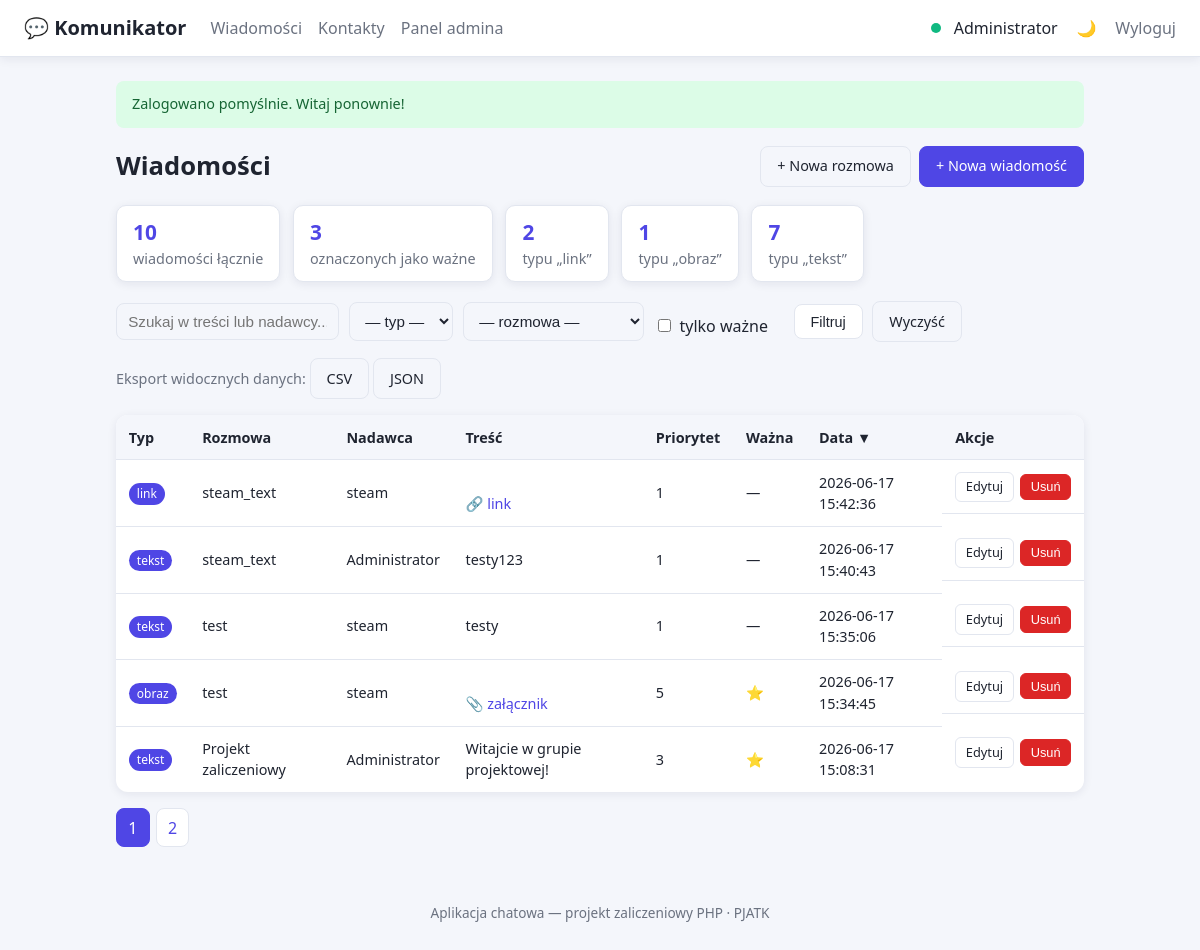
The page /index.php?page=messages (signed in) on the database as committed earlier.
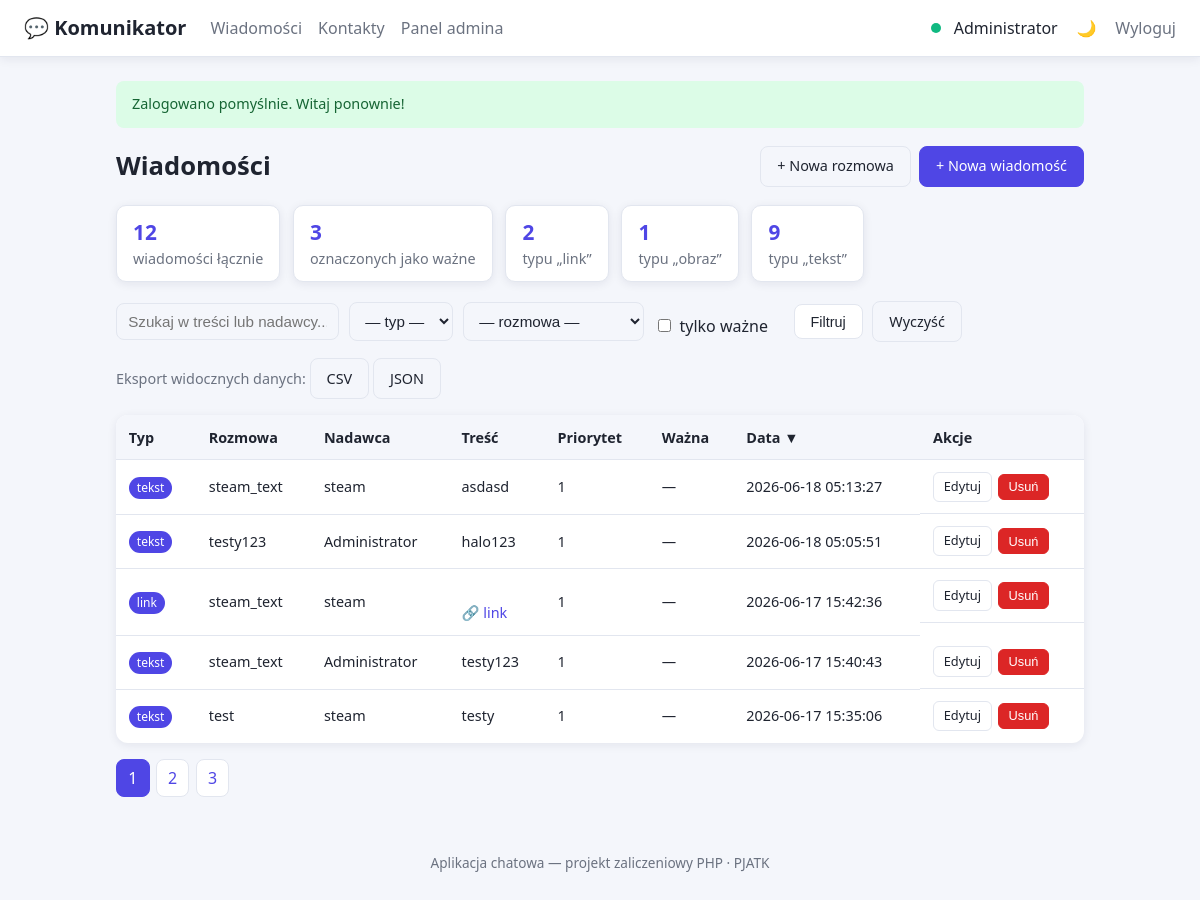
The same page on the database as committed later.
### tables this page shows
CREATE TABLE messages (
    id              INTEGER PRIMARY KEY AUTOINCREMENT,
    conversation_id INTEGER NOT NULL,
    user_id         INTEGER NOT NULL,                        -- nadawca
    type            TEXT    NOT NULL DEFAULT 'tekst',        -- tekst/obraz/film/plik/link
    body            TEXT,                                    -- treść wiadomości
    link_url        TEXT,                                    -- adres URL (dla typu 'link')
    file_path       TEXT,                                    -- ścieżka do wgranego pliku
    priority        INTEGER NOT NULL DEFAULT 1,              -- priorytet 1-5
    is_important    INTEGER NOT NULL DEFAULT 0,              -- oznaczenie "ważne"
    created_at      TEXT    NOT NULL DEFAULT (datetime('now')),
    FOREIGN KEY (conversation_id) REFERENCES conversations(id) ON DELETE CASCADE,
    FOREIGN KEY (user_id)         REFERENCES users(id)         ON DELETE CASCADE
);

CREATE TABLE conversations (
    id         INTEGER PRIMARY KEY AUTOINCREMENT,
    name       TEXT    NOT NULL,
    is_group   INTEGER NOT NULL DEFAULT 0,                   -- 0 = rozmowa 1:1, 1 = grupa
    created_at TEXT    NOT NULL DEFAULT (datetime('now'))
);

CREATE TABLE users (
    id                 INTEGER PRIMARY KEY AUTOINCREMENT,
    email              TEXT    NOT NULL UNIQUE,
    password_hash      TEXT    NOT NULL,
    display_name       TEXT    NOT NULL,
    role               TEXT    NOT NULL DEFAULT 'user',      -- 'admin' lub 'user'
    is_verified        INTEGER NOT NULL DEFAULT 0,           -- 0 = niezweryfikowany, 1 = e-mail potwierdzony
    verification_token TEXT,                                 -- token z linka aktywacyjnego
    auth_provider      TEXT    NOT NULL DEFAULT 'local',     -- 'local' / 'google' / 'facebook'
    theme              TEXT    NOT NULL DEFAULT 'light',     -- preferencja: 'light' / 'dark'
    is_online          INTEGER NOT NULL DEFAULT 0,           -- status online
    created_at         TEXT    NOT NULL DEFAULT (datetime('now'))
);

### config.php (called while the page is built, shortened)
<?php
spl_autoload_register(function (string $class): void {
    $folders = ['src', 'src/Models', 'src/Controllers'];
    foreach ($folders as $folder) {
        $file = BASE_PATH . "/$folder/$class.php";
        if (is_file($file)) {
            return;
        }
    }
});
function e(?string $value): string
{
    return htmlspecialchars((string) $value, ENT_QUOTES, 'UTF-8');
}
function view(string $template, array $data = []): void
{
    extract($data);
    require BASE_PATH . "/views/$template.php";
    require BASE_PATH . "/views/layout.php";
}

### src/Controllers/MessageController.php (called while the page is built, shortened)
<?php
class MessageController
{
    public function index(): void
    {
        $user  = Auth::user();
        $scope = Auth::isAdmin() ? null : (int) $user['id'];
        $filters = [
            'search'          => trim($_GET['search'] ?? ''),
            'type'            => $_GET['type'] ?? '',
            'conversation_id' => $_GET['conversation_id'] ?? '',
            'important'       => $_GET['important'] ?? '',
            'sort'            => $_GET['sort'] ?? 'created_at',
            'dir'             => $_GET['dir'] ?? 'desc',
            'page'            => $_GET['p'] ?? 1,
        ];
        $result    = Message::paginate($filters, $scope);
        $summary   = Message::aggregate($scope);
        $conversations = Conversation::forUser((int) $user['id']);
        view('messages/index', [
            'result'        => $result,
            'summary'       => $summary,
            'filters'       => $filters,
            'conversations' => $conversations,
            'types'         => Message::TYPES,
        ]);
    }
}

### index.php (called while the page is built, shortened)
<?php
require __DIR__ . '/config.php';
$routes = [
    'login'        => [AuthController::class,    'login',     'guest'],
    'do_login'     => [AuthController::class,    'doLogin',   'guest'],
    'register'     => [AuthController::class,    'register',  'guest'],
    'do_register'  => [AuthController::class,    'doRegister','guest'],
    'verify'       => [AuthController::class,    'verify',    'guest'],
    'logout'       => [AuthController::class,    'logout',    'auth'],
    'messages'        => [MessageController::class, 'index',  'auth'],
    'message_create'  => [MessageController::class, 'create', 'auth'],
    'message_edit'    => [MessageController::class, 'edit',   'auth'],
    'message_save'    => [MessageController::class, 'save',   'auth'],
    'message_delete'  => [MessageController::class, 'delete', 'auth'],
    'export'          => [MessageController::class, 'export', 'auth'],
    'conversation_create' => [ConversationController::class, 'create', 'auth'],
    'conversation_save'   => [ConversationController::class, 'save',   'auth'],
    'contacts'        => [ContactController::class, 'index',  'auth'],
    'contact_add'     => [ContactController::class, 'add',    'auth'],
    'contact_delete'  => [ContactController::class, 'delete', 'auth'],
    'toggle_theme'    => [SettingsController::class, 'toggleTheme', 'auth'],
    'admin'           => [AdminController::class, 'dashboard',  'admin'],
    'admin_users'     => [AdminController::class, 'users',      'admin'],
    'admin_set_role'  => [AdminController::class, 'setRole',    'admin'],
    'admin_delete'    => [AdminController::class, 'deleteUser', 'admin'],
];
$page = $_GET['page'] ?? (Auth::check() ? 'messages' : 'login');
[$controllerClass, $method, $access] = $routes[$page];
try {
    $controller = new $controllerClass();
    $controller->$method();
} catch (Throwable $ex) {
    show_error(500, 'Wystąpił wewnętrzny błąd serwera.');
}

### src/Auth.php (called while the page is built, shortened)
<?php
class Auth
{
    public static function check(): bool
    {
        return isset($_SESSION['user_id']);
    }
    public static function user(): ?array
    {
        return User::find((int) $_SESSION['user_id']);
    }
    public static function isAdmin(): bool
    {
        $user = self::user();
        return $user !== null && $user['role'] === 'admin';
    }
}

### src/Database.php (called while the page is built)
<?php
class Database
{
    private static ?PDO $instance = null;
    public static function pdo(): PDO
    {
        if (self::$instance === null) {
            self::$instance = self::connect();
        }
        return self::$instance;
    }
    private static function connect(): PDO
    {
        $pdo = new PDO('sqlite:' . DB_PATH);
        $pdo->setAttribute(PDO::ATTR_ERRMODE, PDO::ERRMODE_EXCEPTION);
        $pdo->setAttribute(PDO::ATTR_DEFAULT_FETCH_MODE, PDO::FETCH_ASSOC);
        $pdo->exec('PRAGMA foreign_keys = ON');
        return $pdo;
    }
    public static function run(string $sql, array $params = []): PDOStatement
    {
        $stmt = self::pdo()->prepare($sql);
        $stmt->execute($params);
        return $stmt;
    }
}

### src/Models/User.php (called while the page is built, shortened)
<?php
class User
{
    public static function find(int $id): ?array
    {
        $stmt = Database::run('SELECT * FROM users WHERE id = :id', [':id' => $id]);
        return $stmt->fetch() ?: null;
    }
}

### src/Models/Message.php (called while the page is built, shortened)
<?php
class Message
{
    public static function paginate(array $filters, ?int $limitToUser = null): array
    {
        [$where, $params] = self::buildFilters($filters, $limitToUser);
        $total = (int) Database::run(
            "SELECT COUNT(*) FROM messages m JOIN users u ON u.id = m.user_id $where",
            $params
        )->fetchColumn();
        $sort = in_array($filters['sort'] ?? '', self::SORTABLE, true) ? $filters['sort'] : 'created_at';
        $dir  = strtolower($filters['dir'] ?? '') === 'asc' ? 'ASC' : 'DESC';
        $page   = max(1, (int) ($filters['page'] ?? 1));
        $offset = ($page - 1) * PER_PAGE;
        $rows = Database::run(
            "SELECT m.*, u.display_name AS author, c.name AS conversation_name
             FROM messages m
             JOIN users u ON u.id = m.user_id
             JOIN conversations c ON c.id = m.conversation_id
             $where
             ORDER BY m.$sort $dir
             LIMIT " . PER_PAGE . " OFFSET $offset",
            $params
        )->fetchAll();
        return [
            'rows'  => $rows,
            'total' => $total,
            'pages' => max(1, (int) ceil($total / PER_PAGE)),
            'page'  => $page,
        ];
    }
    public static function aggregate(?int $limitToUser = null): array
    {
        [$where, $params] = self::buildFilters([], $limitToUser);
        $byType = Database::run(
            "SELECT type, COUNT(*) AS c FROM messages m JOIN users u ON u.id = m.user_id $where GROUP BY type",
            $params
        )->fetchAll();
        $total     = (int) Database::run("SELECT COUNT(*) FROM messages m JOIN users u ON u.id = m.user_id $where", $params)->fetchColumn();
        $important = (int) Database::run("SELECT COUNT(*) FROM messages m JOIN users u ON u.id = m.user_id $where" . ($where ? ' AND' : ' WHERE') . ' m.is_important = 1', $params)->fetchColumn();
        return [
            'total'     => $total,
            'important' => $important,
            'by_type'   => $byType,
        ];
    }
    private static function buildFilters(array $filters, ?int $limitToUser): array
    {
        $conditions = [];
        $params = [];
        $where = $conditions ? 'WHERE ' . implode(' AND ', $conditions) : '';
        return [$where, $params];
    }
}

### views/messages/index.php (the view, shortened to what the changed rows need)
<?php
function messages_url(array $filters, array $override = []): string
{
    $params = [
        'page'            => 'messages',
        'search'          => $filters['search'],
        'type'            => $filters['type'],
        'conversation_id' => $filters['conversation_id'],
        'important'       => $filters['important'],
        'sort'            => $filters['sort'],
        'dir'             => $filters['dir'],
        'p'               => $filters['page'],
    ];
    return 'index.php?' . http_build_query(array_merge($params, $override));
}
function sort_header(array $filters, string $column, string $label): string
{
    $isActive = $filters['sort'] === $column;
    $nextDir  = ($isActive && $filters['dir'] === 'asc') ? 'desc' : 'asc';
    $arrow    = $isActive ? ($filters['dir'] === 'asc' ? ' ▲' : ' ▼') : '';
    $url = messages_url($filters, ['sort' => $column, 'dir' => $nextDir]);
    return '<a href="' . e($url) . '">' . e($label) . $arrow . '</a>';
}
?>
<div class="page-head">
    <h1>Wiadomości</h1>
</div>
<div class="summary">
    <div class="stat"><span class="stat-num"><?= (int) $summary['total'] ?></span> wiadomości łącznie</div>
    <div class="stat"><span class="stat-num"><?= (int) $summary['important'] ?></span> oznaczonych jako ważne</div>
    <?php foreach ($summary['by_type'] as $t): ?>
        <div class="stat"><span class="stat-num"><?= (int) $t['c'] ?></span> typu „<?= e($t['type']) ?>”</div>
    <?php endforeach; ?>
</div>
<table class="table">
    <thead>
        <tr>
            <th><?= sort_header($filters, 'type', 'Typ') ?></th>
            <th>Rozmowa</th>
            <th>Nadawca</th>
            <th>Treść</th>
            <th><?= sort_header($filters, 'priority', 'Priorytet') ?></th>
            <th><?= sort_header($filters, 'is_important', 'Ważna') ?></th>
            <th><?= sort_header($filters, 'created_at', 'Data') ?></th>
            <th>Akcje</th>
        </tr>
    </thead>
    <tbody>
    <?php if (empty($result['rows'])): ?>
        <tr><td colspan="8" class="empty">Brak wiadomości spełniających kryteria.</td></tr>
    <?php else: ?>
        <?php foreach ($result['rows'] as $m): ?>
            <tr>
                <td><span class="badge"><?= e($m['type']) ?></span></td>
                <td><?= e($m['conversation_name']) ?></td>
                <td><?= e($m['author']) ?></td>
                <td>
                    <?= e(mb_strimwidth((string) $m['body'], 0, 60, '...')) ?>
                    <?php if (!empty($m['file_path'])): ?>
                        <br><a href="<?= e($m['file_path']) ?>" target="_blank">📎 załącznik</a>
                    <?php endif; ?>
                    <?php if (!empty($m['link_url'])): ?>
                        <br><a href="<?= e($m['link_url']) ?>" target="_blank">🔗 link</a>
                    <?php endif; ?>
                </td>
                <td><?= (int) $m['priority'] ?></td>
                <td><?= $m['is_important'] ? '⭐' : '—' ?></td>
                <td><?= e($m['created_at']) ?></td>
                <td class="actions">
                    <a class="btn-sm" href="index.php?page=message_edit&id=<?= (int) $m['id'] ?>">Edytuj</a>
                    <form method="post" action="index.php?page=message_delete" class="inline"
                          onsubmit="return confirm('Usunąć tę wiadomość?');">
                        <button class="btn-sm btn-danger" type="submit">Usuń</button>
                    </form>
                </td>
            </tr>
        <?php endforeach; ?>
    <?php endif; ?>
    </tbody>
</table>
<?php if ($result['pages'] > 1): ?>
    <div class="pagination">
        <?php for ($p = 1; $p <= $result['pages']; $p++): ?>
            <a class="page-link <?= $result['page'] === $p ? 'active' : '' ?>"
               href="<?= e(messages_url($filters, ['p' => $p])) ?>"><?= $p ?></a>
        <?php endfor; ?>
    </div>
<?php endif; ?>

Rows that differ between the two databases and show on the page:
no longer on this page (row unchanged): messages: type "obraz", conversation.name "test", user.display_name "steam", priority "5", created_at "2026-06-17 15:34:45"
no longer on this page (row unchanged): messages: type "tekst", conversation.name "Projekt zaliczeniowy", user.display_name "Administrator", body "Witajcie w grupie projektowej!", priority "3", created_at "2026-06-17 15:08:31"
added messages: type "tekst", conversation.name "steam_text", user.display_name "steam", body "asdasd", priority "1", created_at "2026-06-18 05:13:27"
added messages: type "tekst", conversation.name "testy123", user.display_name "Administrator", body "halo123", priority "1", created_at "2026-06-18 05:05:51"
Other text that changed with them:
$summary['total']: "10" → "12"
new list line: "9 typu „ tekst ”"
new list line: "3"
list line gone: "7 typu „ tekst ”"
